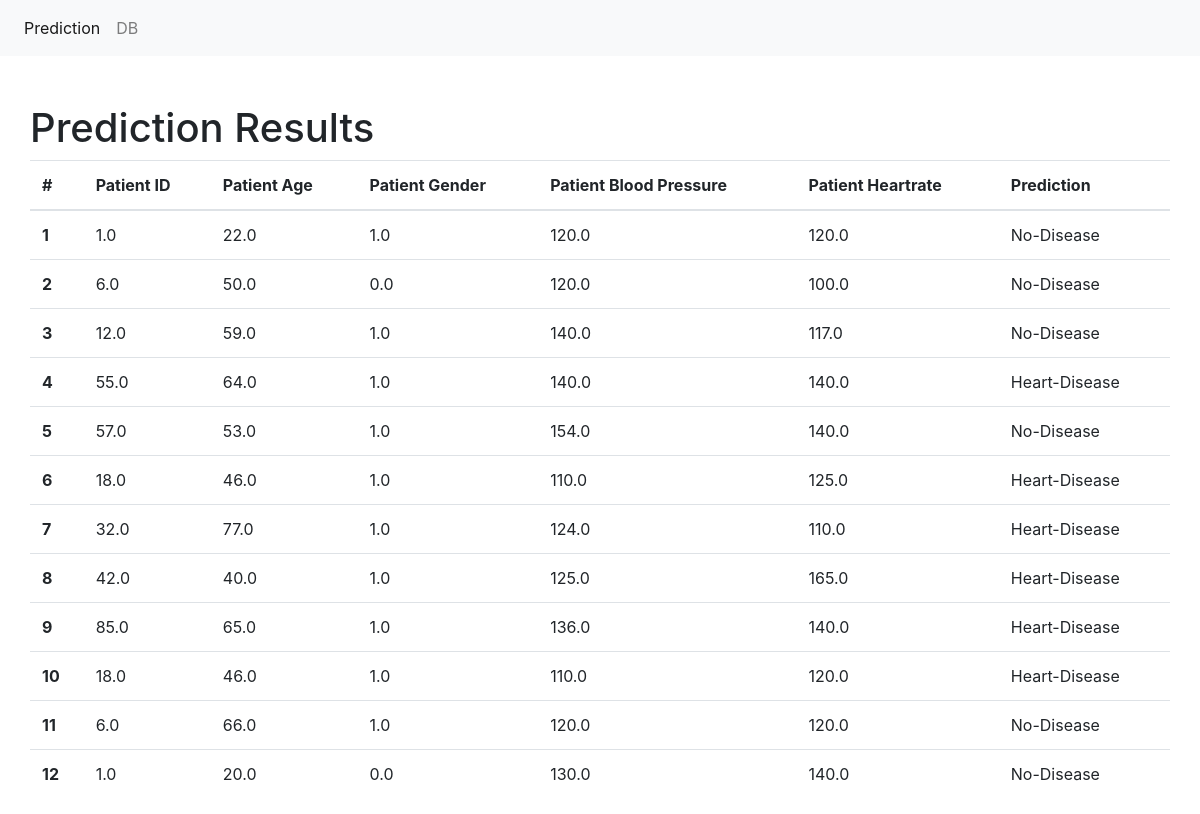
The app's page /results/ with its own data.
### predict/models.py (models this page shows, shortened)
class PredResults(models.Model):
    Patient_ID = models.IntegerField()
    Patient_Age = models.IntegerField()
    Patient_Gender = models.IntegerField()
    Patient_Blood_Pressure = models.IntegerField()
    Patient_Heartrate = models.IntegerField()
    Heart_Disease = models.CharField(max_length=30)

### predict/views.py (the view)
# urls.py: path('results/', views.view_results, name='results'),
def view_results(request):
    data = {"dataset": PredResults.objects.all()}
    return render(request, "results.html", data)

### templates/results.html
{% extends "base.html" %}
{% block main %}
    <div class="container pt-5">
        <div class="row">
        <h1>Prediction Results</h1>
            <table class="table">
                <thead>
                <tr>
                    <th scope="col">#</th>
                    <th scope="col">Patient ID</th>
                    <th scope="col">Patient Age</th>
                    <th scope="col">Patient Gender</th>
                    <th scope="col">Patient Blood Pressure</th>
                    <th scope="col">Patient Heartrate</th>
                    <th scope="col">Prediction</th>
                </tr>
                </thead>
                <tbody>
                {% for data in dataset %}
                    <tr>
                    <th scope="row">{{ data.id }}</th>
                        <td>{{ data.Patient_ID }}</td>
                        <td>{{ data.Patient_Age }}</td>
                        <td>{{ data.Patient_Gender }}</td>
                        <td>{{ data.Patient_Blood_Pressure }}</td>
                        <td>{{ data.Patient_Heartrate }}</td>
                        <td>{{ data.Heart_Disease }}</td>
                    </tr>
                {% endfor %}
                </tbody>
            </table>
        </div>
    </div>
{% endblock %}

### templates/base.html (shortened to what this page needs)
<!doctype html>
<html lang="en">
    <head>
    <link rel="stylesheet" href="https://stackpath.bootstrapcdn.com/bootstrap/4.4.1/css/bootstrap.min.css">
    </head>
    <body>
    <nav class="navbar navbar-expand-lg navbar-light bg-light">
        <div class="collapse navbar-collapse" id="navbarSupportedContent">
            <ul class="navbar-nav mr-auto">
                <li class="nav-item active">
                    <a class="nav-link" href="/">Prediction <span class="sr-only">(current)</span></a>
                </li>
                <li class="nav-item">
                    <a class="nav-link" href="/results">DB</a>
                </li>
            </ul>
        </div>
    </nav>
    {% block main %}
    {% endblock %}
    </body>
</html>

### records on screen
PredResults: id "1", Patient_ID "1.0", Patient_Age "22.0", Patient_Gender "1.0", Patient_Blood_Pressure "120.0", Patient_Heartrate "120.0", Heart_Disease "No-Disease"
PredResults: id "2", Patient_ID "6.0", Patient_Age "50.0", Patient_Gender "0.0", Patient_Blood_Pressure "120.0", Patient_Heartrate "100.0", Heart_Disease "No-Disease"
PredResults: id "3", Patient_ID "12.0", Patient_Age "59.0", Patient_Gender "1.0", Patient_Blood_Pressure "140.0", Patient_Heartrate "117.0", Heart_Disease "No-Disease"
PredResults: id "4", Patient_ID "55.0", Patient_Age "64.0", Patient_Gender "1.0", Patient_Blood_Pressure "140.0", Patient_Heartrate "140.0", Heart_Disease "Heart-Disease"
PredResults: id "5", Patient_ID "57.0", Patient_Age "53.0", Patient_Gender "1.0", Patient_Blood_Pressure "154.0", Patient_Heartrate "140.0", Heart_Disease "No-Disease"
PredResults: id "6", Patient_ID "18.0", Patient_Age "46.0", Patient_Gender "1.0", Patient_Blood_Pressure "110.0", Patient_Heartrate "125.0", Heart_Disease "Heart-Disease"
PredResults: id "7", Patient_ID "32.0", Patient_Age "77.0", Patient_Gender "1.0", Patient_Blood_Pressure "124.0", Patient_Heartrate "110.0", Heart_Disease "Heart-Disease"
PredResults: id "8", Patient_ID "42.0", Patient_Age "40.0", Patient_Gender "1.0", Patient_Blood_Pressure "125.0", Patient_Heartrate "165.0", Heart_Disease "Heart-Disease"
PredResults: id "9", Patient_ID "85.0", Patient_Age "65.0", Patient_Gender "1.0", Patient_Blood_Pressure "136.0", Patient_Heartrate "140.0", Heart_Disease "Heart-Disease"
PredResults: id "10", Patient_ID "18.0", Patient_Age "46.0", Patient_Gender "1.0", Patient_Blood_Pressure "110.0", Patient_Heartrate "120.0", Heart_Disease "Heart-Disease"
PredResults: id "11", Patient_ID "6.0", Patient_Age "66.0", Patient_Gender "1.0", Patient_Blood_Pressure "120.0", Patient_Heartrate "120.0", Heart_Disease "No-Disease"
PredResults: id "12", Patient_ID "1.0", Patient_Age "20.0", Patient_Gender "0.0", Patient_Blood_Pressure "130.0", Patient_Heartrate "140.0", Heart_Disease "No-Disease"
